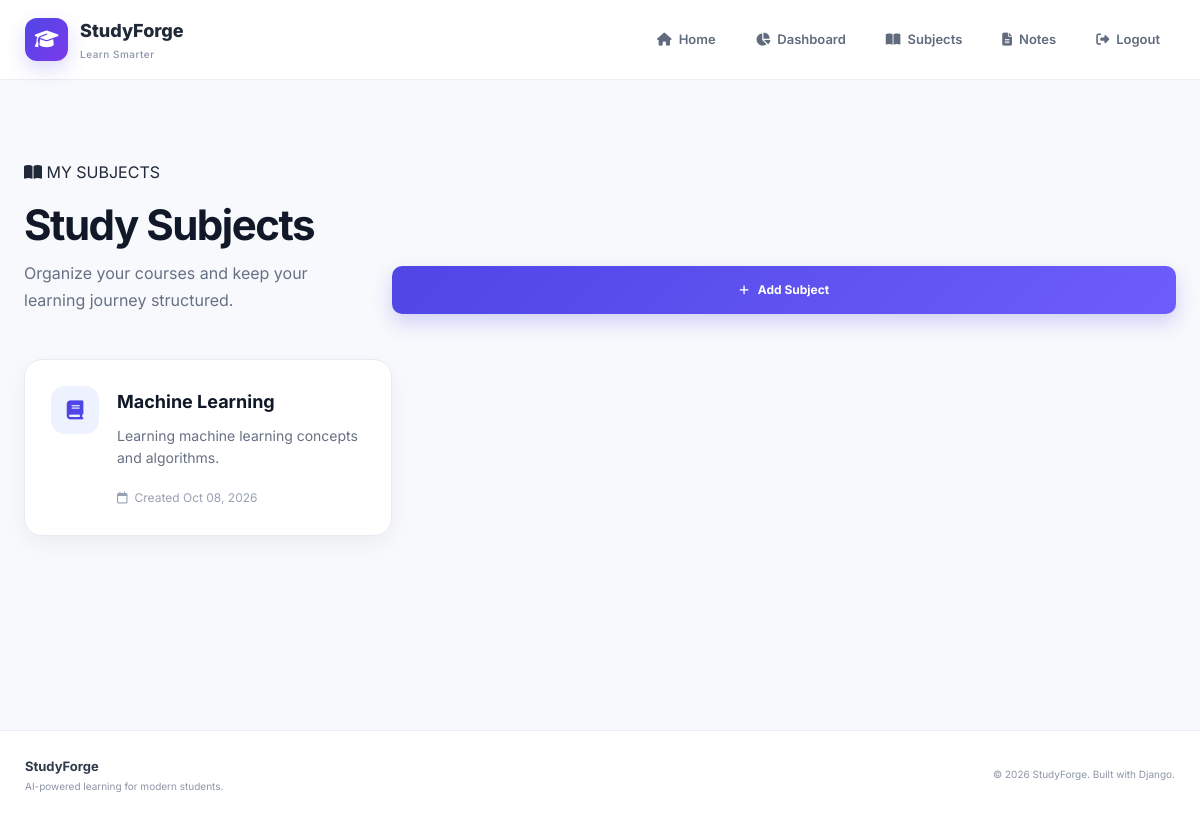
Before: /subjects/ (signed in) with the older database file.
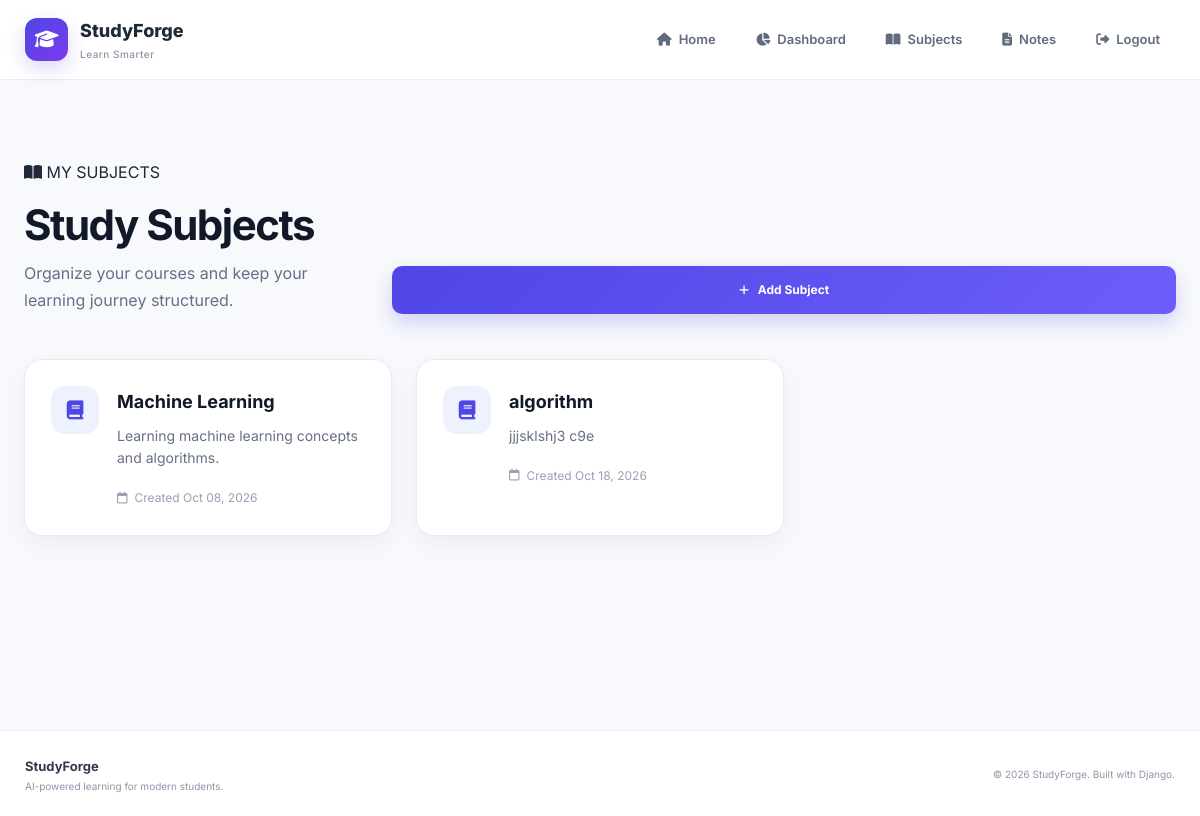
After: the same page with the newer database file.
### accounts/models.py (models this page shows, shortened)
class Subject(models.Model):
    user = models.ForeignKey(
        User,
        on_delete=models.CASCADE
    )
    name = models.CharField(
        max_length=100
    )
    description = models.TextField(
        blank=True
    )
    created_at = models.DateTimeField(
        auto_now_add=True
    )

### accounts/views.py (the view)
@login_required(login_url='login')
def subjects(request):
    subjects = Subject.objects.filter(user=request.user)
    return render(request, 'subjects.html', {
        'subjects': subjects
    })

### accounts/templates/subjects.html (shortened to what this page needs)
{% extends 'base.html' %}
{% block content %}
<section class="subjects-section">
    <div class="subjects-container">
        <div class="subjects-header">
            <div>
                <span class="dashboard-badge">
                    <i class="fa-solid fa-book-open"></i>
                    MY SUBJECTS
                </span>
                <h1>Study Subjects</h1>
                <p>
                    Organize your courses and keep your learning
                    journey structured.
                </p>
            </div>
            <a href="{% url 'create_subject' %}" class="register-button">
                <i class="fa-solid fa-plus"></i>
                Add Subject
            </a>
        </div>
        {% if subjects %}
            <div class="subjects-grid">
                {% for subject in subjects %}
                    <div class="subject-card">
                        <div class="subject-card-icon">
                            <i class="fa-solid fa-book"></i>
                        </div>
                        <div class="subject-card-content">
                            <h3>
                                {{ subject.name }}
                            </h3>
                            {% if subject.description %}
                                <p>
                                    {{ subject.description }}
                                </p>
                            {% else %}
                                <p>
                                    No description added.
                                </p>
                            {% endif %}
                            <span class="subject-date">
                                <i class="fa-regular fa-calendar"></i>
                                Created {{ subject.created_at|date:"M d, Y" }}
                            </span>
                        </div>
                    </div>
                {% endfor %}
            </div>
        {% endif %}
    </div>
</section>
{% endblock %}

Changed rows visible on the page:
added Subject: name "algorithm", description "jjjsklshj3 c9e", created_at "Oct 18, 2026"
